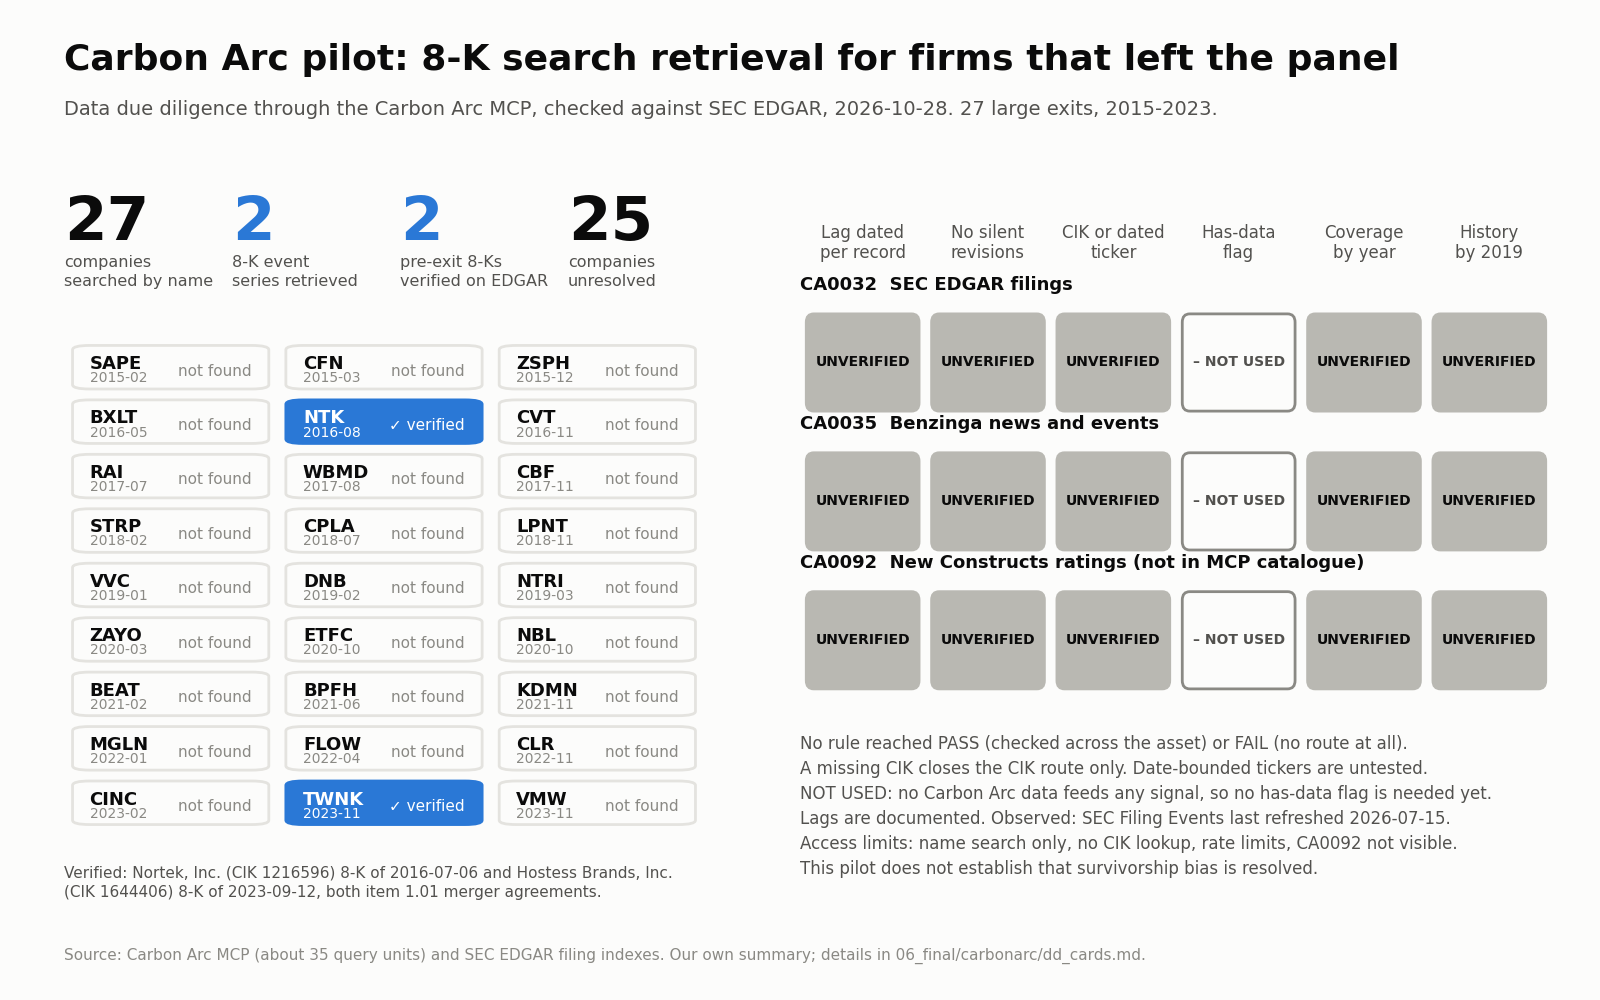

Generate this figure with Python:
"""One slide for the Carbon Arc due-diligence pilot (dd_cards.md), as a 1600 x 1000 PNG.

Left: the 27 exited firms searched in Carbon Arc's CA0032 by name, the two event series
retrieved, and the two pre-exit 8-Ks verified on SEC EDGAR. Right: the six-rule card for
three distinct recommended assets (CA0032, CA0035, CA0092). Values are typed in from
dd_cards.md and dd_verified_filings.csv; nothing is queried here.

    python 06_final/carbonarc/dd_slide.py
"""
from pathlib import Path

import matplotlib
matplotlib.use("Agg")
import matplotlib.pyplot as plt
from matplotlib.patches import FancyBboxPatch

OUT = Path(__file__).with_name("dd_slide.png")

SURFACE, INK, INK2, MUTED, GRID = "#fcfcfb", "#0b0b0b", "#52514e", "#8a8984", "#e4e3df"
HIT, UNK = "#2a78d6", "#b9b8b2"

EXITS = [  # (ticker, exit month, event series retrieved and verified on EDGAR)
    ("SAPE", "2015-02", 0), ("CFN", "2015-03", 0), ("ZSPH", "2015-12", 0), ("BXLT", "2016-05", 0),
    ("NTK", "2016-08", 1), ("CVT", "2016-11", 0), ("RAI", "2017-07", 0), ("WBMD", "2017-08", 0),
    ("CBF", "2017-11", 0), ("STRP", "2018-02", 0), ("CPLA", "2018-07", 0), ("LPNT", "2018-11", 0),
    ("VVC", "2019-01", 0), ("DNB", "2019-02", 0), ("NTRI", "2019-03", 0), ("ZAYO", "2020-03", 0),
    ("ETFC", "2020-10", 0), ("NBL", "2020-10", 0), ("BEAT", "2021-02", 0), ("BPFH", "2021-06", 0),
    ("KDMN", "2021-11", 0), ("MGLN", "2022-01", 0), ("FLOW", "2022-04", 0), ("CLR", "2022-11", 0),
    ("CINC", "2023-02", 0), ("TWNK", "2023-11", 1), ("VMW", "2023-11", 0),
]
FUNNEL = [("27", "companies\nsearched by name"), ("2", "8-K event\nseries retrieved"),
          ("2", "pre-exit 8-Ks\nverified on EDGAR"), ("25", "companies\nunresolved")]

RULES = ["Lag dated\nper record", "No silent\nrevisions", "CIK or dated\nticker", "Has-data\nflag",
         "Coverage\nby year", "History\nby 2019"]
U, N = "UNVERIFIED", "NOT USED"
ASSETS = [  # (name, verdict per rule); no rule reached PASS or FAIL
    ("CA0032  SEC EDGAR filings", [U, U, U, N, U, U]),
    ("CA0035  Benzinga news and events", [U, U, U, N, U, U]),
    ("CA0092  New Constructs ratings (not in MCP catalogue)", [U, U, U, N, U, U]),
]
FILL = {U: UNK, N: SURFACE}
EDGE = {U: UNK, N: MUTED}
TEXT = {U: INK, N: INK2}
LABEL = {U: "UNVERIFIED", N: "– NOT USED"}


def main():
    plt.rcParams.update({"font.family": "DejaVu Sans", "text.color": INK})
    fig = plt.figure(figsize=(16, 10), dpi=100, facecolor=SURFACE)

    fig.text(0.04, 0.93, "Carbon Arc pilot: 8-K search retrieval for firms that left the panel",
             fontsize=26, weight="bold")
    fig.text(0.04, 0.885, "Data due diligence through the Carbon Arc MCP, checked against SEC EDGAR, 2026-10-28. "
             "27 large exits, 2015-2023.", fontsize=14, color=INK2)

    # Left: funnel of counts
    for k, (num, lab) in enumerate(FUNNEL):
        x = 0.04 + k * 0.105
        fig.text(x, 0.76, num, fontsize=44, weight="bold", color=HIT if k in (1, 2) else INK)
        fig.text(x, 0.745, lab, fontsize=11.5, color=INK2, va="top", linespacing=1.3)

    ax = fig.add_axes([0.04, 0.17, 0.40, 0.49], facecolor=SURFACE)
    n = len(EXITS)
    for i, (tic, month, hit) in enumerate(EXITS):
        col, row = i % 3, i // 3
        x, y = col * 1.0, -row * 1.0
        ax.add_patch(FancyBboxPatch((x + 0.04, y - 0.40), 0.92, 0.80, boxstyle="round,pad=0,rounding_size=0.08",
                                    facecolor=HIT if hit else SURFACE, edgecolor=HIT if hit else GRID, lw=2))
        ax.text(x + 0.12, y + 0.06, tic, fontsize=13, weight="bold", va="center", color="white" if hit else INK)
        ax.text(x + 0.12, y - 0.20, month, fontsize=10, va="center", color="white" if hit else MUTED)
        ax.text(x + 0.88, y - 0.07, "✓ verified" if hit else "not found", fontsize=11, ha="right",
                va="center", color="white" if hit else MUTED)
    ax.set_xlim(0, 3)
    ax.set_ylim(-(n // 3) + 0.5, 0.5)
    ax.axis("off")
    fig.text(0.04, 0.135, "Verified: Nortek, Inc. (CIK 1216596) 8-K of 2016-07-06 and Hostess Brands, Inc.\n"
             "(CIK 1644406) 8-K of 2023-09-12, both item 1.01 merger agreements.",
             fontsize=11, color=INK2, va="top", linespacing=1.4)

    # Right: six-rule card
    ax2 = fig.add_axes([0.50, 0.30, 0.47, 0.50], facecolor=SURFACE)
    for j, rule in enumerate(RULES):
        ax2.text(j + 0.5, 3.15, rule, ha="center", va="bottom", fontsize=12, color=INK2)
    for i, (name, verdicts) in enumerate(ASSETS):
        y = 2 - i
        ax2.text(0, y + 0.92, name, fontsize=13, weight="bold", va="bottom")
        for j, v in enumerate(verdicts):
            ax2.add_patch(FancyBboxPatch((j + 0.05, y + 0.08), 0.90, 0.70, boxstyle="round,pad=0,rounding_size=0.06",
                                         facecolor=FILL[v], edgecolor=EDGE[v], lw=2))
            ax2.text(j + 0.5, y + 0.43, LABEL[v], ha="center", va="center", fontsize=10, weight="bold",
                     color=TEXT[v])
    ax2.set_xlim(0, 6)
    ax2.set_ylim(0, 3.6)
    ax2.axis("off")

    notes = [
        "No rule reached PASS (checked across the asset) or FAIL (no route at all).",
        "A missing CIK closes the CIK route only. Date-bounded tickers are untested.",
        "NOT USED: no Carbon Arc data feeds any signal, so no has-data flag is needed yet.",
        "Lags are documented. Observed: SEC Filing Events last refreshed 2026-07-15.",
        "Access limits: name search only, no CIK lookup, rate limits, CA0092 not visible.",
        "This pilot does not establish that survivorship bias is resolved.",
    ]
    fig.text(0.50, 0.265, "\n".join(notes), fontsize=12, color=INK2, va="top", linespacing=1.5)
    fig.text(0.04, 0.04, "Source: Carbon Arc MCP (about 35 query units) and SEC EDGAR filing indexes. "
             "Our own summary; details in 06_final/carbonarc/dd_cards.md.", fontsize=11, color=MUTED)

    fig.savefig(OUT, dpi=100, facecolor=SURFACE)
    print(f"wrote {OUT}")


if __name__ == "__main__":
    main()
